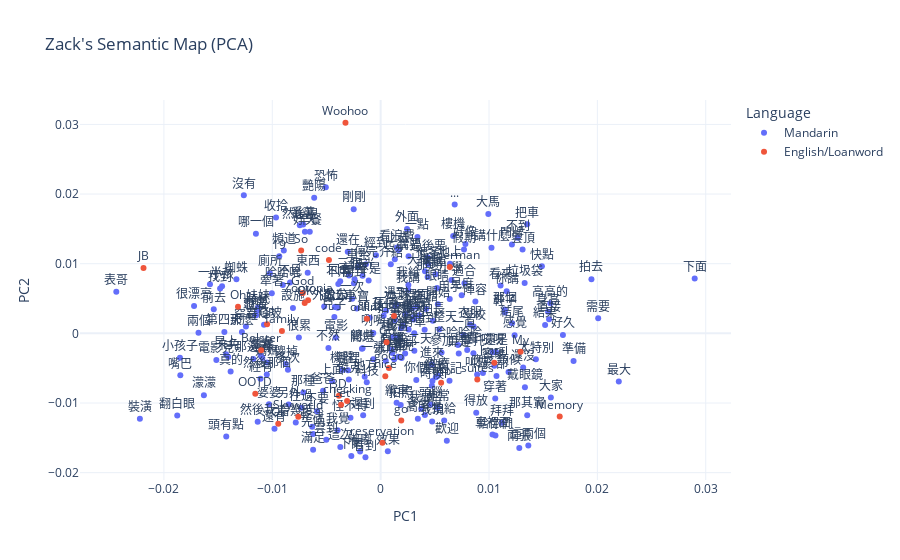

Notebook code for this chart:
### Code cell
# 5. Visualize
fig = px.scatter(
    df_pca, x='PC1', y='PC2', text='word', color='Language',
    title="Zack's Semantic Map (PCA)",
    template='plotly_white'
)
fig.update_traces(textposition='top center')
fig.show()

### Figure 1 — Plotly figure (JSON) as saved in the notebook; plotly's stock layout.template omitted (floating-point values rounded to 4 significant figures; data arrays with more than 128 entries replaced by an {"elided": "..."} marker saying what was removed)
{"data": [{"hovertemplate": "Language=Mandarin<br>PC1=%{x}<br>PC2=%{y}<br>word=%{text}<extra></extra>", "legendgroup": "Mandarin", "marker": {"color": "#636efa", "symbol": "circle"}, "mode": "markers+text", "name": "Mandarin", "orientation": "v", "showlegend": true, "text": {"elided": "229 str values"}, "textposition": "top center", "type": "scatter", "x": {"elided": "229 float values"}, "xaxis": "x", "y": {"elided": "229 float values"}, "yaxis": "y"}, {"hovertemplate": "Language=English/Loanword<br>PC1=%{x}<br>PC2=%{y}<br>word=%{text}<extra></extra>", "legendgroup": "English/Loanword", "marker": {"color": "#EF553B", "symbol": "circle"}, "mode": "markers+text", "name": "English/Loanword", "orientation": "v", "showlegend": true, "text": ["OK", "Let", "go", "OOTD", "family", "3D", "suites", "So", "JB", "code", "QR", "reservation", "online", "Go", "goGo", "nice", "Zootopia", "Hotel", "Skyworld", "hotel", "Ok", "Woohoo", "trip", "checking", "Memory", "Spiderman", "Bolster", "God", "My", "Oh"], "textposition": "top center", "type": "scatter", "x": [-0.007007, -0.003649, 0.001905, -0.01157, -0.00911, -0.003849, 0.008921, -0.007333, -0.02188, -0.00477, -0.01048, 0.0001634, -0.001268, 0.0005483, 0.0007635, 0.0004308, -0.006695, 0.001238, -0.007597, 0.01049, -0.009448, -0.003245, 0.005583, -0.003097, 0.01652, 0.006382, -0.01102, -0.007184, 0.01291, -0.01316], "xaxis": "x", "y": [0.004373, -0.01026, -0.01252, -0.008678, 0.0003295, -0.008957, -0.006621, 0.0119, 0.009372, 0.01053, 0.001297, -0.0157, 0.002086, -0.001287, -0.004987, -0.006153, 0.004764, 0.002477, -0.01198, -0.004219, -0.01296, 0.03024, -0.007097, -0.009724, -0.01193, 0.009527, -0.002417, 0.005802, -0.002648, 0.00381], "yaxis": "y"}], "layout": {"legend": {"title": {"text": "Language"}, "tracegroupgap": 0}, "title": {"text": "Zack's Semantic Map (PCA)"}, "xaxis": {"anchor": "y", "domain": [0, 1], "title": {"text": "PC1"}}, "yaxis": {"anchor": "x", "domain": [0, 1], "title": {"text": "PC2"}}}}
